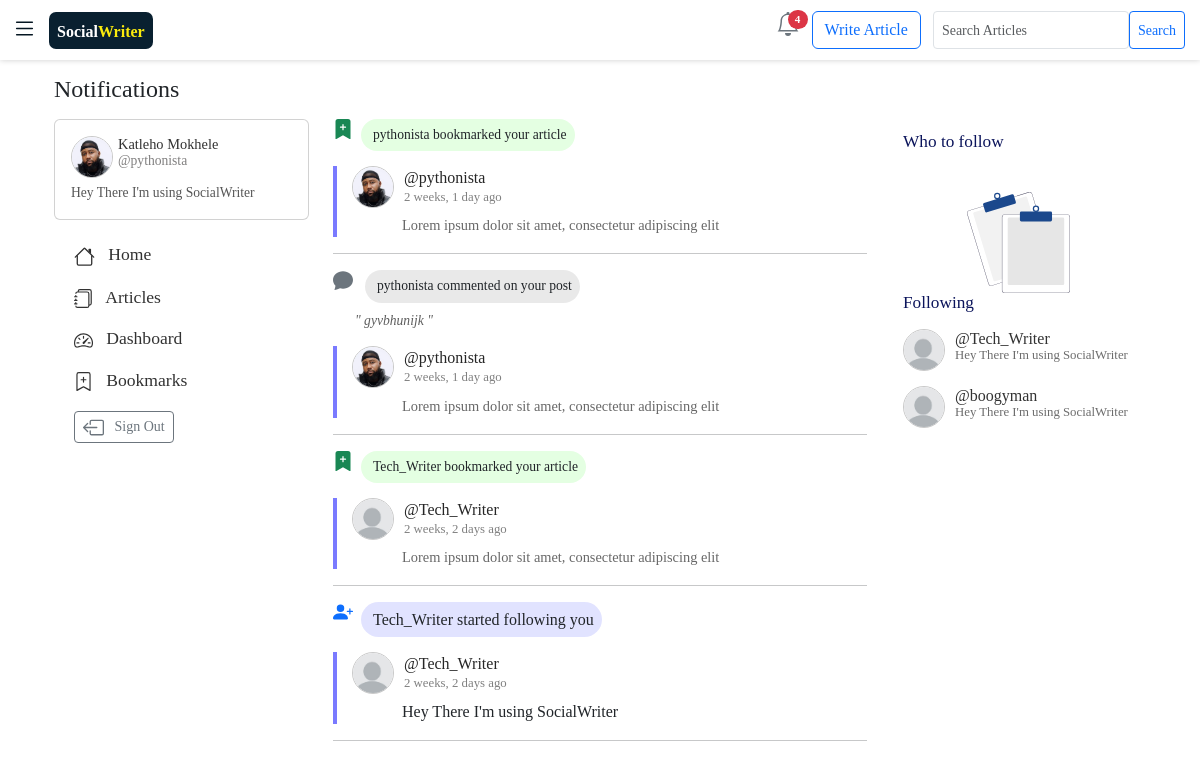
Page /notifications/ (signed in) on the earlier database version.
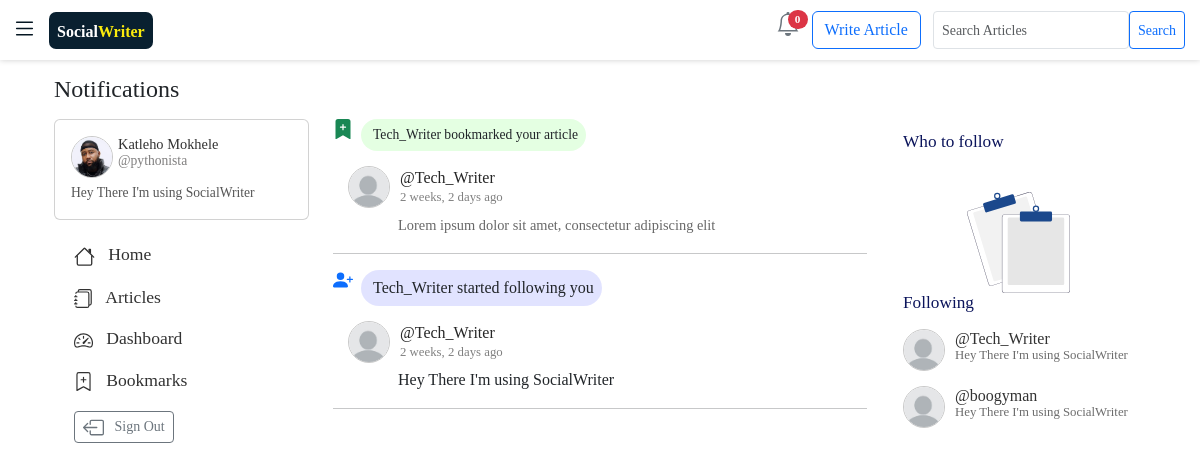
Same page on the later database version.
### blogyapp/models.py (models this page shows, shortened)
class Notification(models.Model):
     profile = models.ForeignKey(Profile,on_delete=models.CASCADE,null=True,blank=True)
     reactor_profile = models.ForeignKey(Profile,on_delete=models.CASCADE, null=True,blank=True,related_name="reactor_profile" )
     entry = models.ForeignKey(Entry, on_delete=models.CASCADE ,null=True,blank=True)
     message = models.TextField()
     date_created = models.DateTimeField(auto_now_add=True,null=True,blank=True)
     type = models.CharField(max_length=50 , default="like")
     notification_viewed = models.BooleanField(default=False)

class Entry(models.Model):
    profile = models.ForeignKey(Profile, on_delete=models.CASCADE , blank=True , null=True) # Entry attached to a specific profile
    thumbnail = models.ImageField(upload_to="blogyapp/images/articles_img", blank=True , null=True)
    uploaded = models.BooleanField(default=False)
    entry_title = models.TextField()
    introduction = models.TextField()
    text = HTMLField()
    date_added = models.DateTimeField(auto_now_add=True)
    popularity = models.IntegerField(default=0)
    likes = models.IntegerField(default=0)  # number of likes for each Article
    bookmarks = models.IntegerField(default=0)  # number of bookmarks for each Article ...
    class Meta:
        verbose_name_plural = 'entries'

### users/models.py (models this page shows, shortened)
class Profile(models.Model):
    name = models.OneToOneField(User, on_delete=models.CASCADE ,default=1 ) # this has the username inside
    bio = models.CharField(max_length=150,blank=True, default="Hey There I'm using SocialWriter ")
    avatar = models.ImageField(null=True, upload_to="blogyapp/images/profiles_img", default="default.jpg")
    following = models.ManyToManyField(User,related_name="following", blank=True)
    followers = models.IntegerField(default=0)
    date_created = models.DateTimeField(auto_now=True)
    liked_articles = models.ManyToManyField("blogyapp.Entry",related_name="liked_articles", blank=True)
    bookmarked_articles = models.ManyToManyField("blogyapp.Entry",related_name="bookmarked_articles", blank=True)
    twitter_link = models.URLField(blank=True, null=True)
    linkedin_link = models.URLField(blank=True, null=True)
    personal_link = models.URLField(blank=True, null=True)
    class Meta:
        ordering = ["-date_created"]
    def __str__(self):
        return str(self.name.username)

### blogyapp/views.py (the view)
# urls.py: path("notifications/", views.notifications , name = "notifications" ),
@login_required
def notifications(request):
    my_profile =Profile.objects.get(name =request.user)
    notifications = Notification.objects.filter( Q(entry__profile__name = request.user) | Q(profile__name = request.user) ).order_by("-date_created")
    followings = my_profile.following.all()
    my_guys = Profile.objects.filter(name__in = followings).exclude(Q(name=my_profile.name))[:6]
    other_users = Profile.objects.exclude(name__in =followings).exclude(Q(name=my_profile.name))[:6]
    context = {
                "followings":followings,
                "my_guys":my_guys ,
                "other_users":other_users ,
                "my_profile":my_profile,
                "notifications":notifications ,
                }
    return render (request , "blogyapp/notifications.html", context)

### blogyapp/context_processors.py (called while the page is built)
def process_notifications(request):
    try:
        notifications_url = request.META["HTTP_REFERER"]
        notifications = Notification.objects.filter( Q(entry__profile__name = request.user) | Q(profile__name = request.user) )
        if notifications_url == "http://127.0.0.1:8000/notifications/" or notifications_url == "http://socialwriter.pythonanywhere.com/notifications/" or notifications_url == "https://socialwriter.pythonanywhere.com/notifications/":
            for i in notifications:
                if i.notification_viewed == False:
                    i.notification_viewed = True
                    i.save(update_fields=["notification_viewed"])
                    i.save()
        return {}
    except:
        return {}

### blogyapp/templates/blogyapp/notifications.html (shortened to what the changed rows need)
{% extends 'blogyapp/base.html' %}
  {% load bootstrap5 %}
  {% load static %}
  {% load read-time %}
{% block content %}
<div class="container-fluid" style="width: 93%;">
    <div class="row">
    <div  class="col-md-6"  >
            {% for i in notifications  %}
                  {% if   i.type == "bookmark"  %}
                  <div style="margin-bottom:15px ;">
                    <div class="d-flex">
                      <span class="rounded-pill" style="background-color: #1aff0a1e;padding-left: 4px;">
                        <h6 style=" margin: 8px;font-size: 0.85rem;">
                          {{i.message}}
                        </h6>
                      </span>
                    </div>
                  </div>
                {% endif %}
                {% if   i.type == "comment"  %}
                <div style="margin-bottom:15px ;">
                  <div class="d-flex">
                    <span class="rounded-pill" style="background-color: #4343431e;padding-left: 4px;">
                      <h6 style=" margin: 8px;font-size: 0.85rem;">
                        {{i.reactor_profile}} commented on your post
                      </h6>
                    </span>
                  </div>
                  <div class="container" style="margin-left: 10px;margin-top:8px;font-size:0.85rem;font-style:oblique;color:#5e5e5e">
                   " {{i.message}} "
                  </div>
                </div>
              {% endif %}
              {% if   i.type == "follow"  %}
              <div style="margin-bottom:15px ;">
                <div class="d-flex">
                  <span class="rounded-pill" style="background-color: #0314ff1e;padding-left: 4px;">
                    <h6 style="margin: 8px;">
                      {{i.message}}
                    </h6>
                  </span>
                </div>
              </div>
            {% endif %}
              {% if i.notification_viewed == False %}
              <div style="border-left: 4px rgb(122, 122, 255) solid;">
                {% else %}
              <div>
                {% endif %}
                <div style="margin-left: 15px;">
                  <a class="d-flex"  style="text-decoration: none;" href="{% url 'blogyapp:profile_detail' i.reactor_profile.id %}">
                    <img class="avatar-home" src="{{i.reactor_profile.avatar.url}}">
                     <span style="color: rgb(38, 38, 38);margin-left: 10px;">
                        @{{i.reactor_profile.name}}
                        <h6 style="color: gray;font-size: 0.8rem;"> {{i.date_created|timesince}} ago </h6>
                       </span>
                  </a>
                  <div style="margin-left: 50px;margin-right: 10px" >
                    {% if i.type != "follow" %}
                    <a href="{% url 'blogyapp:read' i.entry.id %}" style="font-size: 0.9rem;color:rgb(104, 104, 104)">
                      {{i.entry.entry_title}}
                    </a>
                    {% else %}
                    <p>
                     {{ i.reactor_profile.bio}}
                    </p>
                    {% endif %}
                  </div>
                </div>
              </div>
                <hr>
            {% endfor %}
          </div>
      <div class="col-md-3 d-none d-md-block">
        <div class="container-fluid">
        {% for i in my_guys %}
        <div class="d-flex" style="margin-bottom: 15px;">
          <img class="avatar-home" src="{{i.avatar.url}}">
          <div style="font-size: 0.9rem;font-weight: 600;margin-left: 10px;">
            <a style="text-decoration: none;" href="{% url 'blogyapp:profile_detail' i.id %}"> <h6 style="margin-bottom: 0cm;"> @{{i.name}}   </h6>  </a>
           <h6 style="margin-top:0cm;font-weight: 400;font-size: 0.80rem;color: rgb(108, 108, 108);">  {{i.bio|truncatechars:80}} </h6>
          </div>
        </div>
        {% empty %}
        <center>
          <br>
            <img style="width: 45%;" class="img-fluid" src="{% static 'blogyapp/images/undraw_no_data_re_kwbl.svg' %}" alt="">
            <h6 style="color:#454545;font-weight: 700;font-size: 1.1rem;"> You are not following anyone </h6>
        </center>
        {% endfor %}
      </div>
    </div>
  </div>
</div>
{% endblock content %}

Differences in the rows shown:
removed Notification: message "pythonista bookmarked your article", reactor_profile.avatar (picture), reactor_profile.name "pythonista", date_created "2 weeks, 1 day", entry.entry_title "Lorem ipsum dolor sit amet, consectetur adipiscing elit"
removed Notification: reactor_profile "pythonista", message "gyvbhunijk", reactor_profile.avatar (picture), reactor_profile.name "pythonista", date_created "2 weeks, 1 day", entry.entry_title "Lorem ipsum dolor sit amet, consectetur adipiscing elit"
changed Notification "Tech_Writer bookmarked your article": notification_viewed False → True (drawn)
changed Notification "Tech_Writer started following you": notification_viewed False → True (drawn)
Other differences:
{{ all_notifications.count }}: "4" → "0"
